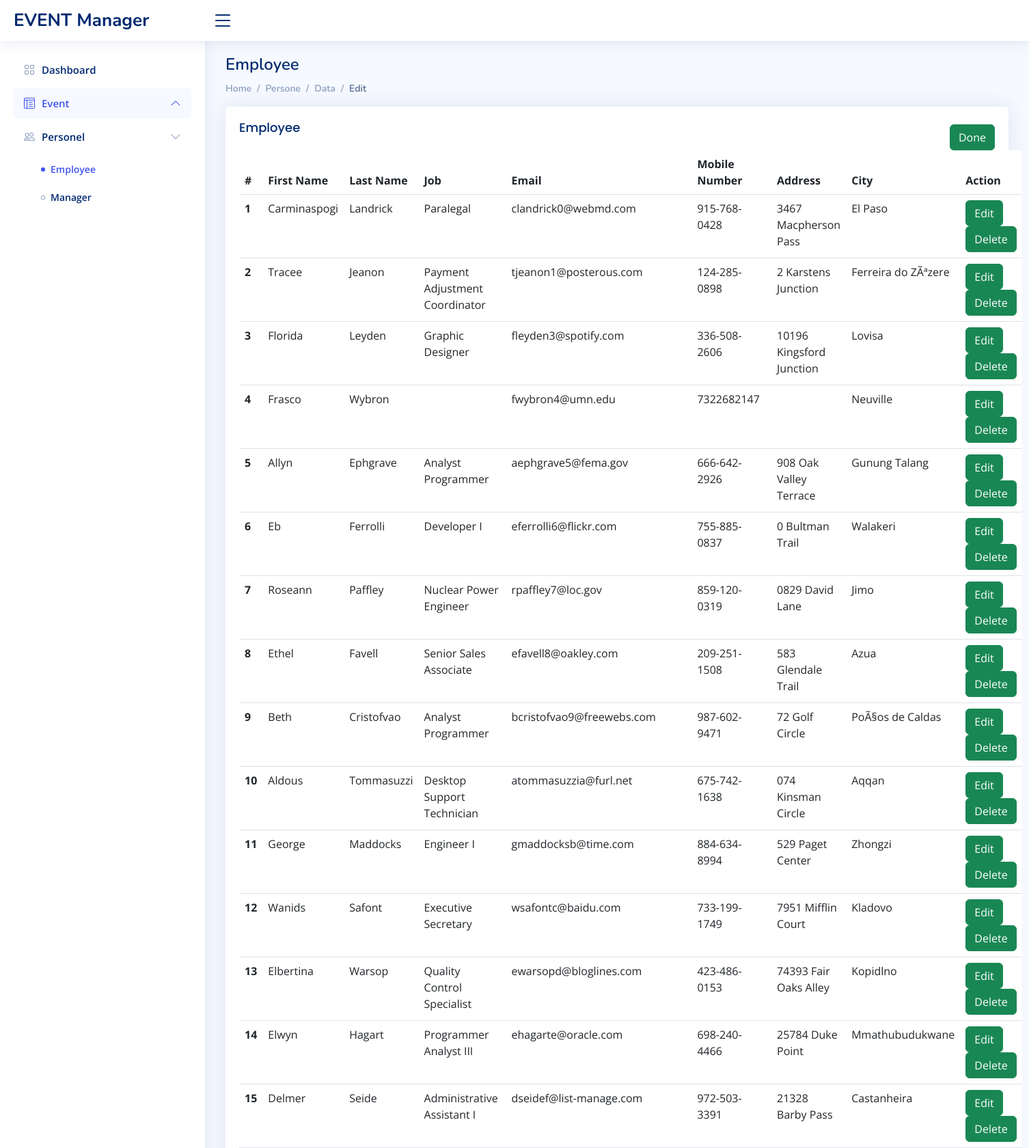
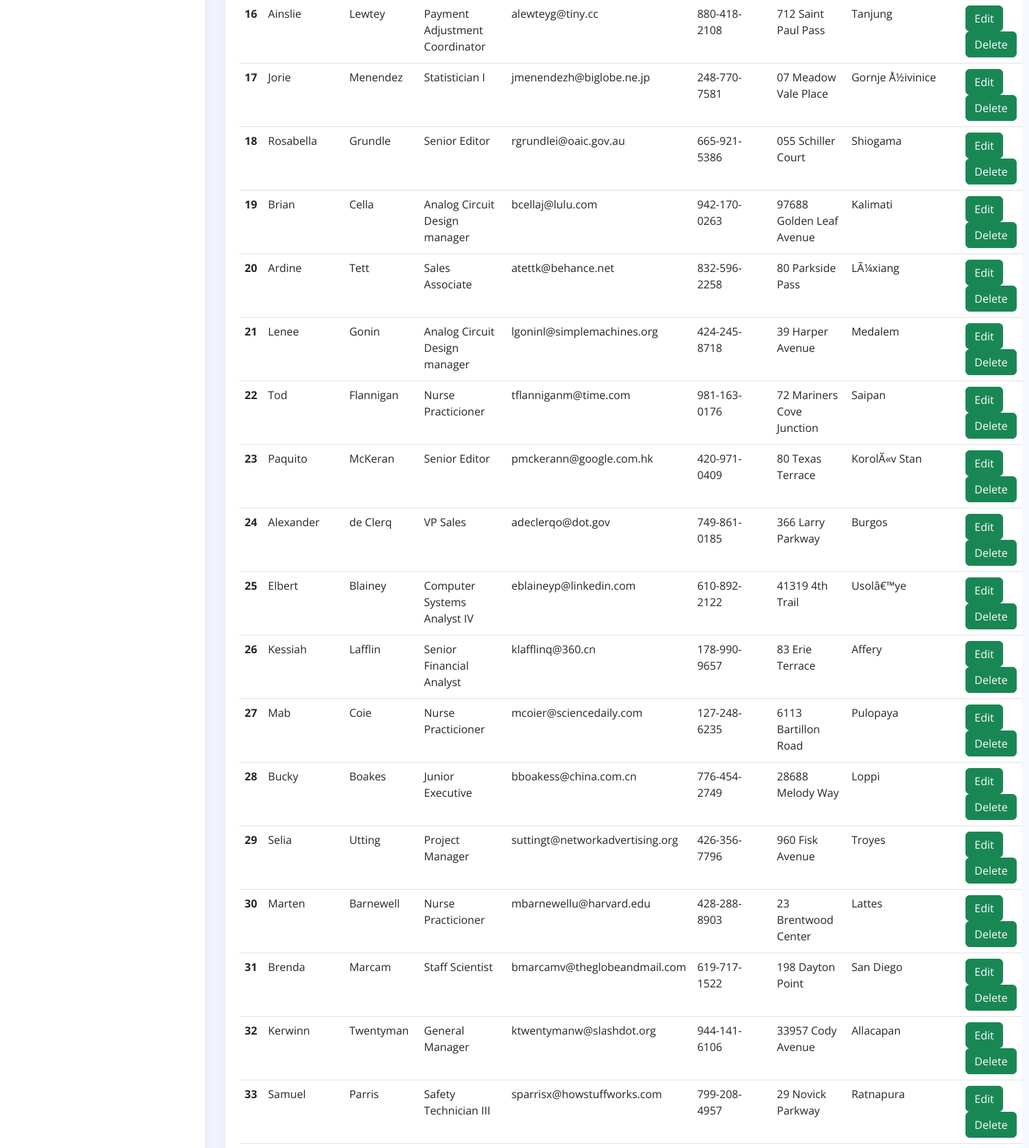
The page /personel/employee/edit.php (upper part) on the database its author committed (2 pictures, top to bottom).
### tables this page shows
CREATE TABLE `employee` (
  `id` int NOT NULL AUTO_INCREMENT,
  `first_name` text,
  `last_name` text,
  `job_title` text,
  `email` text,
  `mobile_number` text,
  `address` text,
  `city` text,
  `postal_code` text,
  PRIMARY KEY (`id`)
);

### personel/employee/edit.php (the view, shortened to what this page needs)
<!DOCTYPE html>
<html lang="en">
<head>
  <link href="../../assets/vendor/bootstrap/css/bootstrap.min.css" rel="stylesheet">
  <link href="../../assets/vendor/bootstrap-icons/bootstrap-icons.css" rel="stylesheet">
  <link href="../../assets/vendor/boxicons/css/boxicons.min.css" rel="stylesheet">
  <link href="../../assets/vendor/quill/quill.snow.css" rel="stylesheet">
  <link href="../../assets/vendor/quill/quill.bubble.css" rel="stylesheet">
  <link href="../../assets/vendor/remixicon/remixicon.css" rel="stylesheet">
  <link href="../../assets/vendor/simple-datatables/style.css" rel="stylesheet">
  <link href="../../assets/css/style.css" rel="stylesheet">
</head>
<body>
  <header id="header" class="header fixed-top d-flex align-items-center">
    <div class="d-flex align-items-center justify-content-between">
      <a href="../../index.php" class="logo d-flex align-items-center">
        <span class="d-none d-lg-block">EVENT Manager</span>
      </a>
      <i class="bi bi-list toggle-sidebar-btn"></i>
    </div>
  </header>
  <aside id="sidebar" class="sidebar">
    <ul class="sidebar-nav" id="sidebar-nav">
      <li class="nav-item">
        <a class="nav-link collapsed" href="../../index.php">
          <i class="bi bi-grid"></i>
          <span>Dashboard</span>
        </a>
      </li>
      <li class="nav-item">
        <a class="nav-link " data-bs-target="#tables-nav" data-bs-toggle="collapse" href="#">
          <i class="bi bi-layout-text-window-reverse"></i><span>Event</span><i class="bi bi-chevron-down ms-auto"></i>
        </a>
      </li>
		<li class="nav-item">
        <a class="nav-link collapsed" data-bs-target="#charts-nav" data-bs-toggle="collapse" href="#">
          <i class="bi bi-people"></i><span>Personel</span><i class="bi bi-chevron-down ms-auto"></i>
        </a>
        <ul id="charts-nav" class="nav-content collapse show" data-bs-parent="#sidebar-nav">
          <li>
            <a href="../../personel/employee/employee.php" class="active">
                <i class="bi bi-circle"></i><span>Employee</span>
            </a>
          </li>
          <li>
            <a href="../../personel/manager/manager.php">
				<i class="bi bi-circle"></i><span>Manager</span>
            </a>
          </li>
    </ul>
  </aside>
  <main id="main" class="main">
    <div class="pagetitle" >
      <h1>Employee</h1>
		</div>
      <nav>
        <ol class="breadcrumb">
          <li class="breadcrumb-item"><a href="../../index.php">Home</a></li>
          <li class="breadcrumb-item">Persone</li>
          <li class="breadcrumb-item "><a href="../event - Copy/event-main.php">Data</a></li>
			  <li class="breadcrumb-item active">Edit</li>
        </ol>
      </nav>
    <section class="section">
      <div class="row">
        <div class="col-lg-12">
          <div class="card">
            <div class="card-body">
             <div style=" display: flex;"> <h5 class="card-title">Employee&nbsp;</h5>
				 <div style = "margin-left:auto; margin-top: auto">
			<a href="../employee/employee.php"><button type="button" class="btn btn-success">Done</button>	 </a>
			</div>
             </div>
<div class="table-container">
    <table id="event-table" class="table datatable ">
        <thead>
            <tr>
                <tr>
                    <th scope="col">#</th>
                    <th scope="col">First Name</th>
                    <th scope="col">Last Name</th>
                    <th scope="col">Job</th>
                    <th scope="col">Email</th>
					<th scope="col">Mobile Number</th>
					<th scope="col">Address</th>
					<th scope="col">City</th>
					<th scope="col">Action</th>
                  </tr>
            </tr>
        </thead>
        <tbody>
            <?php
            include('../../database/db.php');
            $query = 'SELECT * FROM employee';
            $result = mysqli_query($conn, $query);
            $events = mysqli_fetch_all($result, MYSQLI_ASSOC);
             $count = 0;
            foreach ($events as $event):
            ?>
            <tr>
                <th scope="row"><?php $count++; echo $count; ?></th>
                <td><?php echo $event['first_name']; ?></td>
                <td><?php echo $event['last_name']; ?></td>
                <td><?php echo $event['job_title']; ?></td>
                <td><?php echo $event['email']; ?></td>
				<td><?php echo $event['mobile_number']; ?></td>
				<td><?php echo $event['address']; ?></td>
				<td><?php echo $event['city']; ?></td>
                <td> <a href="edit-form.php?id= <?php echo $event['id'];?>"><button type="button" class="btn btn-success">Edit</button>	 </a>
                 <a href="delete.php?id= <?php echo $event['id'];?>"><button type="button" class="btn btn-success">Delete</button>	 </a>
                </td>
            </tr>
            <?php endforeach; ?>
        </tbody>
    </table>
</div>
    </div>
            </div>
          </div>
        </div>
    </section>
  </main>
</body>
</html>

### assets/css/style.css (style rules this page uses)
:root { scroll-behavior: smooth; }
body { font-family: "Open Sans", sans-serif; background: #f6f9ff; color: #444444; }
a { color: #4154f1; text-decoration: none; }
h1, h2, h3, h4, h5, h6 { font-family: "Nunito", sans-serif; }
#main { margin-top: 60px; padding: 20px 30px; transition: all 0.3s; }
.pagetitle { margin-bottom: 10px; }
.pagetitle h1 { font-size: 24px; margin-bottom: 0; font-weight: 600; color: #012970; }
.card { margin-bottom: 30px; border: none; border-radius: 5px; box-shadow: 0px 0 30px rgba(1, 41, 112, 0.1); }
.card-title { padding: 20px 0 15px 0; font-size: 18px; font-weight: 500; color: #012970; font-family: "Poppins", sans-serif; }
.card-body { padding: 0 20px 20px 20px; }
.breadcrumb { font-size: 14px; font-family: "Nunito", sans-serif; color: #899bbd; font-weight: 600; }
.breadcrumb a { color: #899bbd; transition: 0.3s; }
.breadcrumb .breadcrumb-item::before { color: #899bbd; }
.breadcrumb .active { color: #51678f; font-weight: 600; }
.logo { line-height: 1; }
@media (min-width: 1200px) { .logo { width: 280px; } }
.logo span { font-size: 26px; font-weight: 700; color: #012970; font-family: "Nunito", sans-serif; }
.header { transition: all 0.5s; z-index: 997; height: 60px; box-shadow: 0px 2px 20px rgba(1, 41, 112, 0.1); background-color: #fff; padding-left: 20px; }
.header .toggle-sidebar-btn { font-size: 32px; padding-left: 10px; cursor: pointer; color: #012970; }
.sidebar { position: fixed; top: 60px; left: 0; bottom: 0; width: 300px; z-index: 996; transition: all 0.3s; padding: 20px; overflow-y: auto; scrollbar-width: thin; scrollbar-color: #aab7cf transparent; box-shadow: 0px 0px 20px rgba(1, 41, 112, 0.1); background-color: #fff; }
@media (min-width: 1200px) { #main, #footer { margin-left: 300px; } }
.sidebar-nav { padding: 0; margin: 0; list-style: none; }
.sidebar-nav li { padding: 0; margin: 0; list-style: none; }
.sidebar-nav .nav-item { margin-bottom: 5px; }
.sidebar-nav .nav-link { display: flex; align-items: center; font-size: 15px; font-weight: 600; color: #4154f1; transition: 0.3; background: #f6f9ff; padding: 10px 15px; border-radius: 4px; }
.sidebar-nav .nav-link i { font-size: 16px; margin-right: 10px; color: #4154f1; }
.sidebar-nav .nav-link.collapsed { color: #012970; background: #fff; }
.sidebar-nav .nav-link.collapsed i { color: #899bbd; }
.sidebar-nav .nav-link .bi-chevron-down { margin-right: 0; transition: transform 0.2s ease-in-out; }
.sidebar-nav .nav-link:not(.collapsed) .bi-chevron-down { transform: rotate(180deg); }
.sidebar-nav .nav-content { padding: 5px 0 0 0; margin: 0; list-style: none; }
.sidebar-nav .nav-content a { display: flex; align-items: center; font-size: 14px; font-weight: 600; color: #012970; transition: 0.3; padding: 10px 0 10px 40px; transition: 0.3s; }
.sidebar-nav .nav-content a i { font-size: 6px; margin-right: 8px; line-height: 0; border-radius: 50%; }
.sidebar-nav .nav-content a:hover, .sidebar-nav .nav-content a.active { color: #4154f1; }
.sidebar-nav .nav-content a.active i { background-color: #4154f1; }

### rows shown on the page
employee: first_name "Carminaspogi", last_name "Landrick", job_title "Paralegal", email "clandrick0@webmd.com", mobile_number "915-768-0428", address "3467 Macpherson Pass", city "El Paso"
employee: first_name "Tracee", last_name "Jeanon", job_title "Payment Adjustment Coordinator", email "tjeanon1@posterous.com", mobile_number "124-285-0898", address "2 Karstens Junction", city "Ferreira do ZÃªzere"
employee: first_name "Florida", last_name "Leyden", job_title "Graphic Designer", email "fleyden3@spotify.com", mobile_number "336-508-2606", address "10196 Kingsford Junction", city "Lovisa"
employee: first_name "Frasco", last_name "Wybron", email "fwybron4@umn.edu", mobile_number "7322682147", city "Neuville"
employee: first_name "Allyn", last_name "Ephgrave", job_title "Analyst Programmer", email "aephgrave5@fema.gov", mobile_number "666-642-2926", address "908 Oak Valley Terrace", city "Gunung Talang"
employee: first_name "Eb", last_name "Ferrolli", job_title "Developer I", email "eferrolli6@flickr.com", mobile_number "755-885-0837", address "0 Bultman Trail", city "Walakeri"
employee: first_name "Roseann", last_name "Paffley", job_title "Nuclear Power Engineer", email "rpaffley7@loc.gov", mobile_number "859-120-0319", address "0829 David Lane", city "Jimo"
employee: first_name "Ethel", last_name "Favell", job_title "Senior Sales Associate", email "efavell8@oakley.com", mobile_number "209-251-1508", address "583 Glendale Trail", city "Azua"
employee: first_name "Beth", last_name "Cristofvao", job_title "Analyst Programmer", email "bcristofvao9@freewebs.com", mobile_number "987-602-9471", address "72 Golf Circle", city "PoÃ§os de Caldas"
employee: first_name "Aldous", last_name "Tommasuzzi", job_title "Desktop Support Technician", email "atommasuzzia@furl.net", mobile_number "675-742-1638", address "074 Kinsman Circle", city "Aqqan"
employee: first_name "George", last_name "Maddocks", job_title "Engineer I", email "gmaddocksb@time.com", mobile_number "884-634-8994", address "529 Paget Center", city "Zhongzi"
employee: first_name "Wanids", last_name "Safont", job_title "Executive Secretary", email "wsafontc@baidu.com", mobile_number "733-199-1749", address "7951 Mifflin Court", city "Kladovo"
employee: first_name "Elbertina", last_name "Warsop", job_title "Quality Control Specialist", email "ewarsopd@bloglines.com", mobile_number "423-486-0153", address "74393 Fair Oaks Alley", city "Kopidlno"
employee: first_name "Elwyn", last_name "Hagart", job_title "Programmer Analyst III", email "ehagarte@oracle.com", mobile_number "698-240-4466", address "25784 Duke Point", city "Mmathubudukwane"
employee: first_name "Delmer", last_name "Seide", job_title "Administrative Assistant I", email "dseidef@list-manage.com", mobile_number "972-503-3391", address "21328 Barby Pass", city "Castanheira"
employee: first_name "Ainslie", last_name "Lewtey", job_title "Payment Adjustment Coordinator", email "alewteyg@tiny.cc", mobile_number "880-418-2108", address "712 Saint Paul Pass", city "Tanjung"
employee: first_name "Jorie", last_name "Menendez", job_title "Statistician I", email "jmenendezh@biglobe.ne.jp", mobile_number "248-770-7581", address "07 Meadow Vale Place", city "Gornje Å½ivinice"
employee: first_name "Rosabella", last_name "Grundle", job_title "Senior Editor", email "rgrundlei@oaic.gov.au", mobile_number "665-921-5386", address "055 Schiller Court", city "Shiogama"
employee: first_name "Brian", last_name "Cella", job_title "Analog Circuit Design manager", email "bcellaj@lulu.com", mobile_number "942-170-0263", address "97688 Golden Leaf Avenue", city "Kalimati"
employee: first_name "Ardine", last_name "Tett", job_title "Sales Associate", email "atettk@behance.net", mobile_number "832-596-2258", address "80 Parkside Pass", city "LÃ¼xiang"
employee: first_name "Lenee", last_name "Gonin", job_title "Analog Circuit Design manager", email "lgoninl@simplemachines.org", mobile_number "424-245-8718", address "39 Harper Avenue", city "Medalem"
employee: first_name "Tod", last_name "Flannigan", job_title "Nurse Practicioner", email "tflanniganm@time.com", mobile_number "981-163-0176", address "72 Mariners Cove Junction", city "Saipan"
employee: first_name "Paquito", last_name "McKeran", job_title "Senior Editor", email "pmckerann@google.com.hk", mobile_number "420-971-0409", address "80 Texas Terrace", city "KorolÃ«v Stan"
employee: first_name "Alexander", last_name "de Clerq", job_title "VP Sales", email "adeclerqo@dot.gov", mobile_number "749-861-0185", address "366 Larry Parkway", city "Burgos"
employee: first_name "Elbert", last_name "Blainey", job_title "Computer Systems Analyst IV", email "eblaineyp@linkedin.com", mobile_number "610-892-2122", address "41319 4th Trail", city "Usolâ€™ye"
employee: first_name "Kessiah", last_name "Lafflin", job_title "Senior Financial Analyst", email "klafflinq@360.cn", mobile_number "178-990-9657", address "83 Erie Terrace", city "Affery"
employee: first_name "Mab", last_name "Coie", job_title "Nurse Practicioner", email "mcoier@sciencedaily.com", mobile_number "127-248-6235", address "6113 Bartillon Road", city "Pulopaya"
employee: first_name "Bucky", last_name "Boakes", job_title "Junior Executive", email "bboakess@china.com.cn", mobile_number "776-454-2749", address "28688 Melody Way", city "Loppi"
employee: first_name "Selia", last_name "Utting", job_title "Project Manager", email "suttingt@networkadvertising.org", mobile_number "426-356-7796", address "960 Fisk Avenue", city "Troyes"
employee: first_name "Marten", last_name "Barnewell", job_title "Nurse Practicioner", email "mbarnewellu@harvard.edu", mobile_number "428-288-8903", address "23 Brentwood Center", city "Lattes"
employee: first_name "Brenda", last_name "Marcam", job_title "Staff Scientist", email "bmarcamv@theglobeandmail.com", mobile_number "619-717-1522", address "198 Dayton Point", city "San Diego"
employee: first_name "Kerwinn", last_name "Twentyman", job_title "General Manager", email "ktwentymanw@slashdot.org", mobile_number "944-141-6106", address "33957 Cody Avenue", city "Allacapan"
employee: first_name "Samuel", last_name "Parris", job_title "Safety Technician III", email "sparrisx@howstuffworks.com", mobile_number "799-208-4957", address "29 Novick Parkway", city "Ratnapura"
